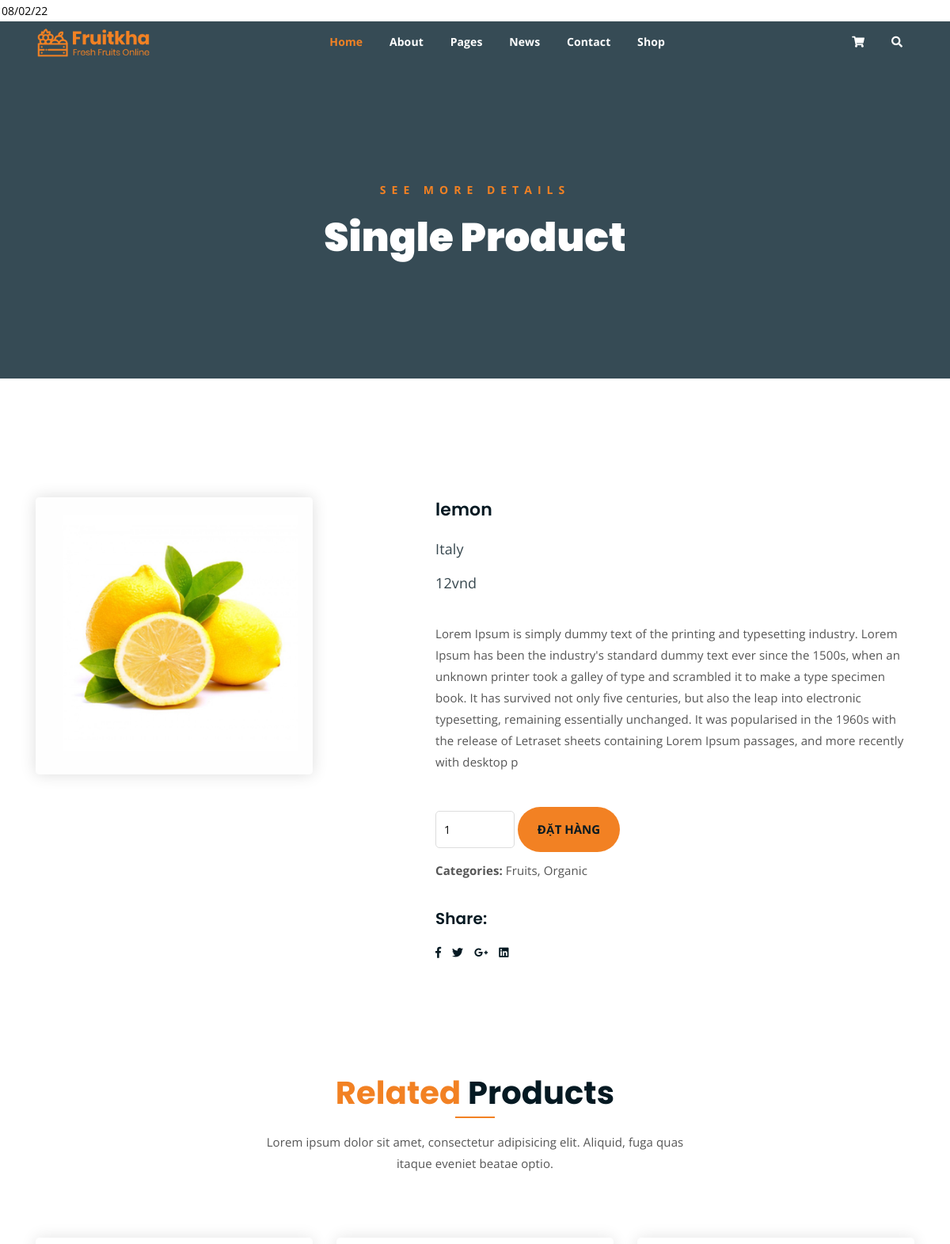
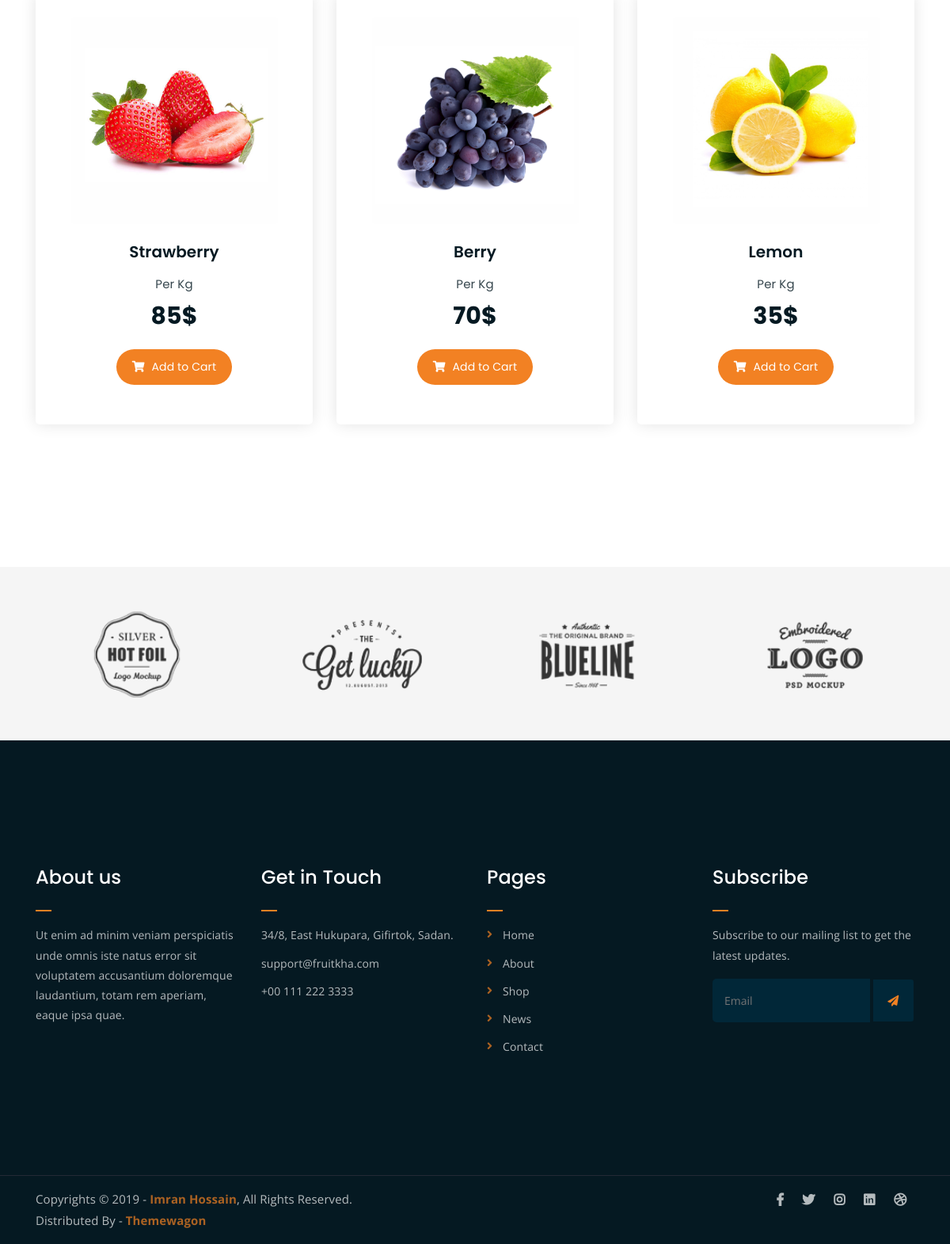
/baishow/template/main/single-product.php?id=26, run on the app's committed database (2 pictures, top to bottom).
### tables this page shows
CREATE TABLE `product` (
  `id` int(11) NOT NULL,
  `name` varchar(50) NOT NULL,
  `category_id` int(11) NOT NULL,
  `avatar` varchar(50) NOT NULL,
  `origin` varchar(50) NOT NULL,
  `price` int(11) NOT NULL,
  `supplier_id` int(11) NOT NULL,
  `detail` varchar(500) NOT NULL,
  `sale` int(11) NOT NULL
);

### baishow/lib/dbConnect.php (called while the page is built, shortened)
<?php
    class database
    {
        public $link;
        function __construct()
        {
            $this->link = mysqli_connect("127.0.0.1","root","","lkfruit2") or die ();
            mysqli_set_charset($this->link,"utf8");
        }
        public function fetchOne($sql)
        {
            $result = mysqli_query($this->link,$sql) or die("Lỗi truy vấn fetchID ".mysqli_error($this->link));
            return mysqli_fetch_assoc($result);
        }
    }
?>

### baishow/template/main/single-product.php (the view, shortened to what this page needs)
<!DOCTYPE html>
<html lang="en">
<head>
	<link rel="stylesheet" href="../../public/site/temp2/css/all.min.css">
	<link rel="stylesheet" href="../../public/site/temp2/bootstrap/css/bootstrap.min.css">
	<link rel="stylesheet" href="../../public/site/temp2/css/owl.carousel.css">
	<link rel="stylesheet" href="../../public/site/temp2/css/magnific-popup.css">
	<link rel="stylesheet" href="../../public/site/temp2/css/animate.css">
	<link rel="stylesheet" href="../../public/site/temp2/css/meanmenu.min.css">
	<link rel="stylesheet" href="../../public/site/temp2/css/main.css">
	<link rel="stylesheet" href="../../public/site/temp2/css/responsive.css">
	<?php require_once(__DIR__ .'/../../lib/autoload.php'); ?>
</head>
<?php
if (isset($_GET['id'])) {
    $id = $_GET['id'];
    $sql = "SELECT * FROM product WHERE id=$id ";
    $product = $db->fetchOne($sql);
}
?>
<body>
	<div class="top-header-area" id="sticker">
		<div class="container">
			<div class="row">
				<div class="col-lg-12 col-sm-12 text-center">
					<div class="main-menu-wrap">
						<div class="site-logo">
							<a href="index.html">
								<img src="../../public/site/temp2/img/logo.png" alt="">
							</a>
						</div>
						<nav class="main-menu">
							<ul>
								<li class="current-list-item"><a href="#">Home</a>
								</li>
								<li><a href="about.html">About</a></li>
								<li><a href="#">Pages</a>
								</li>
								<li><a href="news.html">News</a>
								</li>
								<li><a href="contact.html">Contact</a></li>
								<li><a href="shop.html">Shop</a>
								</li>
								<li>
									<div class="header-icons">
										<a class="shopping-cart" href="cart.html"><i class="fas fa-shopping-cart"></i></a>
										<a class="mobile-hide search-bar-icon" href="#"><i class="fas fa-search"></i></a>
									</div>
								</li>
							</ul>
						</nav>
					</div>
				</div>
			</div>
		</div>
	</div>
	<div class="breadcrumb-section breadcrumb-bg">
		<div class="container">
			<div class="row">
				<div class="col-lg-8 offset-lg-2 text-center">
					<div class="breadcrumb-text">
						<p>See more Details</p>
						<h1>Single Product</h1>
					</div>
				</div>
			</div>
		</div>
	</div>
	<div class="single-product mt-150 mb-150">
		<div class="container">
			<div class="row">
				<div class="col-md-5">
					<div class="single-product-img">
							<img width="350" height="350" src="<?php echo $base_url.$product['avatar'] ?>" alt="">
					</div>
				</div>
				<div class="col-md-7">
					<div class="single-product-content">
							<div class="single-product-form">
                                <form action="cart.php" method="post">
                                <h3 name="name"><?php echo $product['name'] ?></h3>
								<p class="single-product-pricing"><span><?php echo $product['origin'] ?></span><span name="price"><?php echo $product['price'] ?>vnd</span></p>
								<br> <p><?php echo $product['detail'] ?></p><br>
								<input type="number" name="soluong" value="1" min="1" max="10">
								<input type="submit"class="cart-btn" name="addcart" value="Đặt Hàng">
                                <p><strong>Categories: </strong>Fruits, Organic</p>
                                </form>
						</div>
						<h4>Share:</h4>
						<ul class="product-share">
							<li><a href=""><i class="fab fa-facebook-f"></i></a></li>
							<li><a href=""><i class="fab fa-twitter"></i></a></li>
							<li><a href=""><i class="fab fa-google-plus-g"></i></a></li>
							<li><a href=""><i class="fab fa-linkedin"></i></a></li>
						</ul>
					</div>
				</div>
			</div>
		</div>
	</div>
	<div class="more-products mb-150">
		<div class="container">
			<div class="row">
				<div class="col-lg-8 offset-lg-2 text-center">
					<div class="section-title">
						<h3><span class="orange-text">Related</span> Products</h3>
						<p>Lorem ipsum dolor sit amet, consectetur adipisicing elit. Aliquid, fuga quas itaque eveniet beatae optio.</p>
					</div>
				</div>
			</div>
			<div class="row">
				<div class="col-lg-4 col-md-6 text-center">
					<div class="single-product-item">
						<div class="product-image">
							<a href="single-product.html"><img src="../../public/site/temp2/img/products/product-img-1.jpg" alt=""></a>
						</div>
						<h3>Strawberry</h3>
						<p class="product-price"><span>Per Kg</span> 85$ </p>
						<a href="cart.html" class="cart-btn"><i class="fas fa-shopping-cart"></i> Add to Cart</a>
					</div>
				</div>
				<div class="col-lg-4 col-md-6 text-center">
					<div class="single-product-item">
						<div class="product-image">
							<a href="single-product.html"><img src="../../public/site/temp2/img/products/product-img-2.jpg" alt=""></a>
						</div>
						<h3>Berry</h3>
						<p class="product-price"><span>Per Kg</span> 70$ </p>
						<a href="cart.html" class="cart-btn"><i class="fas fa-shopping-cart"></i> Add to Cart</a>
					</div>
				</div>
				<div class="col-lg-4 col-md-6 offset-lg-0 offset-md-3 text-center">
					<div class="single-product-item">
						<div class="product-image">
							<a href="single-product.html"><img src="../../public/site/temp2/img/products/product-img-3.jpg" alt=""></a>
						</div>
						<h3>Lemon</h3>
						<p class="product-price"><span>Per Kg</span> 35$ </p>
						<a href="cart.html" class="cart-btn"><i class="fas fa-shopping-cart"></i> Add to Cart</a>
					</div>
				</div>
			</div>
		</div>
	</div>
	<div class="logo-carousel-section">
		<div class="container">
			<div class="row">
				<div class="col-lg-12">
					<div class="logo-carousel-inner">
						<div class="single-logo-item">
							<img src="../../public/site/temp2/img/company-logos/1.png" alt="">
						</div>
						<div class="single-logo-item">
							<img src="../../public/site/temp2/img/company-logos/2.png" alt="">
						</div>
						<div class="single-logo-item">
							<img src="../../public/site/temp2/img/company-logos/3.png" alt="">
						</div>
						<div class="single-logo-item">
							<img src="../../public/site/temp2/img/company-logos/4.png" alt="">
						</div>
					</div>
				</div>
			</div>
		</div>
	</div>
	<div class="footer-area">
		<div class="container">
			<div class="row">
				<div class="col-lg-3 col-md-6">
					<div class="footer-box about-widget">
						<h2 class="widget-title">About us</h2>
						<p>Ut enim ad minim veniam perspiciatis unde omnis iste natus error sit voluptatem accusantium doloremque laudantium, totam rem aperiam, eaque ipsa quae.</p>
					</div>
				</div>
				<div class="col-lg-3 col-md-6">
					<div class="footer-box get-in-touch">
						<h2 class="widget-title">Get in Touch</h2>
						<ul>
							<li>34/8, East Hukupara, Gifirtok, Sadan.</li>
							<li>support@fruitkha.com</li>
							<li>+00 111 222 3333</li>
						</ul>
					</div>
				</div>
				<div class="col-lg-3 col-md-6">
					<div class="footer-box pages">
						<h2 class="widget-title">Pages</h2>
						<ul>
							<li><a href="index.html">Home</a></li>
							<li><a href="about.html">About</a></li>
							<li><a href="services.html">Shop</a></li>
							<li><a href="news.html">News</a></li>
							<li><a href="contact.html">Contact</a></li>
						</ul>
					</div>
				</div>
				<div class="col-lg-3 col-md-6">
					<div class="footer-box subscribe">
						<h2 class="widget-title">Subscribe</h2>
						<p>Subscribe to our mailing list to get the latest updates.</p>
						<form action="index.html">
							<input type="email" placeholder="Email">
							<button type="submit"><i class="fas fa-paper-plane"></i></button>
						</form>
					</div>
				</div>
			</div>
		</div>
	</div>
	<div class="copyright">
		<div class="container">
			<div class="row">
				<div class="col-lg-6 col-md-12">
					<p>Copyrights &copy; 2019 - <a href="https://imransdesign.com/">Imran Hossain</a>,  All Rights Reserved.<br>
						Distributed By - <a href="https://themewagon.com/">Themewagon</a>
					</p>
				</div>
				<div class="col-lg-6 text-right col-md-12">
					<div class="social-icons">
						<ul>
							<li><a href="#" target="_blank"><i class="fab fa-facebook-f"></i></a></li>
							<li><a href="#" target="_blank"><i class="fab fa-twitter"></i></a></li>
							<li><a href="#" target="_blank"><i class="fab fa-instagram"></i></a></li>
							<li><a href="#" target="_blank"><i class="fab fa-linkedin"></i></a></li>
							<li><a href="#" target="_blank"><i class="fab fa-dribbble"></i></a></li>
						</ul>
					</div>
				</div>
			</div>
		</div>
	</div>
</body>
</html>

### data on the page
product: avatar (picture), name "lemon", origin "Italy", price "12", detail "Lorem Ipsum is simply dummy text of the printing and typesetting industry. Lorem Ipsum has been the industry's standard dummy text ever since the 1500s, when an unknown printer took a galley of type and scrambled it to make a type specimen book. It has survived not only five centuries, but also the leap into electronic typesetting, remaining essentially unchanged. It was popularised in the 1960s with the release of Letraset sheets containing Lorem Ipsum passages, and more recently with desktop p"
